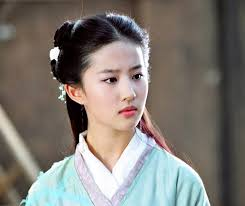
#> input picture data/test.jpg, 245 x 206 px
$ python draw.py
#> lines starting #> are read from the running program, lines starting #| are printed output that depends on the picture; after the words box and inside, x2 and y2 are one past the last pixel; in counts of white or black regions, pixels touching at a corner belong together
import cv2
import numpy as np
from PIL import Image, ImageDraw, ImageFont


def draw_text(frame, out_text, org = (50, 50)):
    # font
    font = cv2.FONT_HERSHEY_SIMPLEX

    # org
    org = org

    # fontScale
    fontScale = 1

    # Blue color in BGR
    color = (0, 0, 255)

    # Line thickness of 2 px
    thickness = 1

    # Using cv2.putText() method
    cv2.putText(frame, out_text, org, font,
                    fontScale, color, thickness, cv2.LINE_AA)
    return frame

def draw_rectangle(img):
    x0=y0=40
    w=h=120
    color = (255, 255, 0)
    thickness=1
    cv2.rectangle(img,(x0,y0),(x0+w,y0+h),color,thickness)

if __name__ == "__main__":
    img = cv2.imread("../../../data/test.jpg")
#> img is the input picture: shape (206, 245, 3); mean B, G, R 115.3, 121.3, 126.9
    draw_rectangle(img)
#> in draw_rectangle, `cv2.rectangle(img,(x0,y0),(x0+w,y0+h),color,thickness)`:
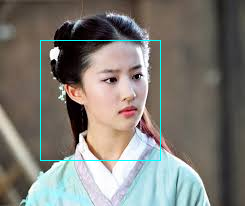
#> img: shape (206, 245, 3); 0.95% of pixels changed, all inside (x1, y1, x2, y2) = (40, 40, 161, 161)
    draw_text(img,"beauty",(40,40))
    cv2.imwrite("res.jpg",img)
